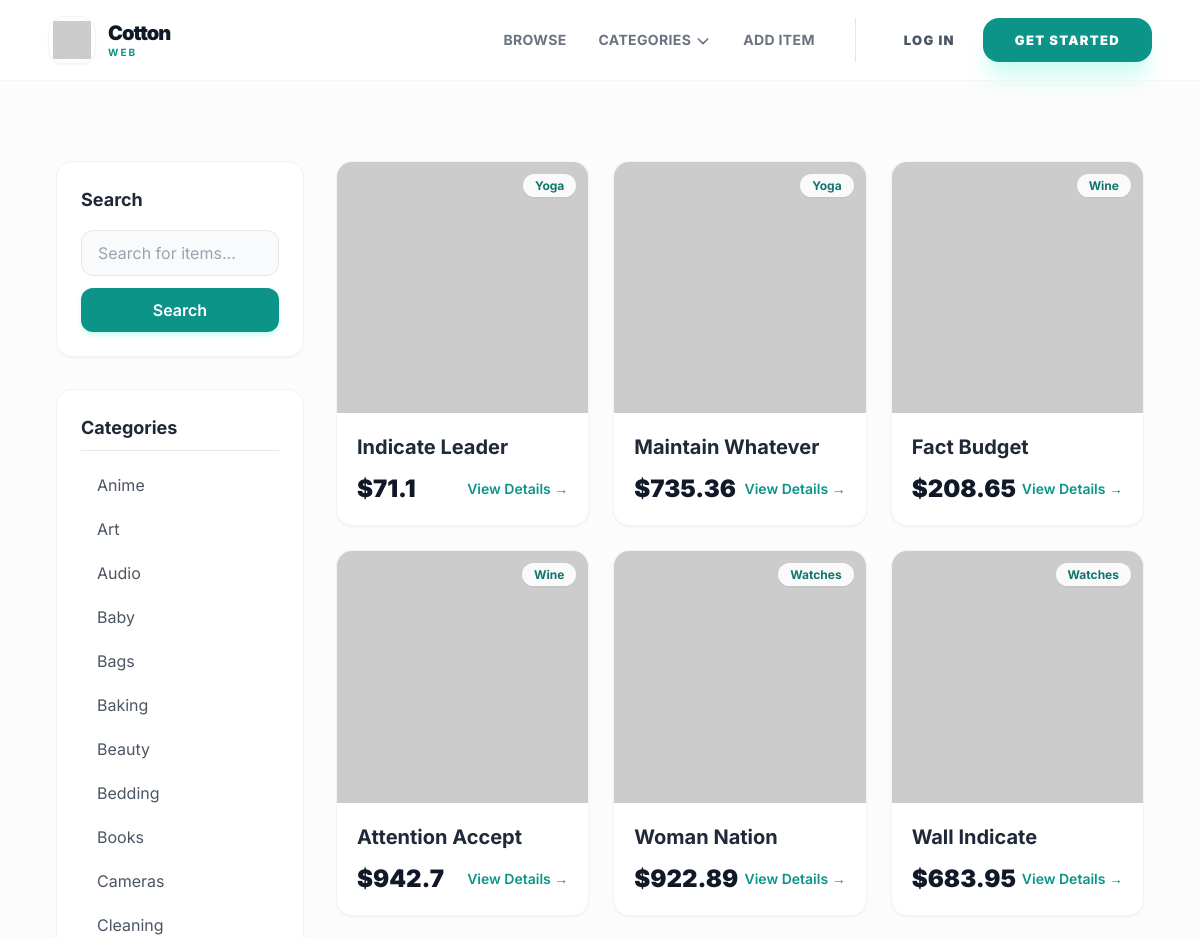
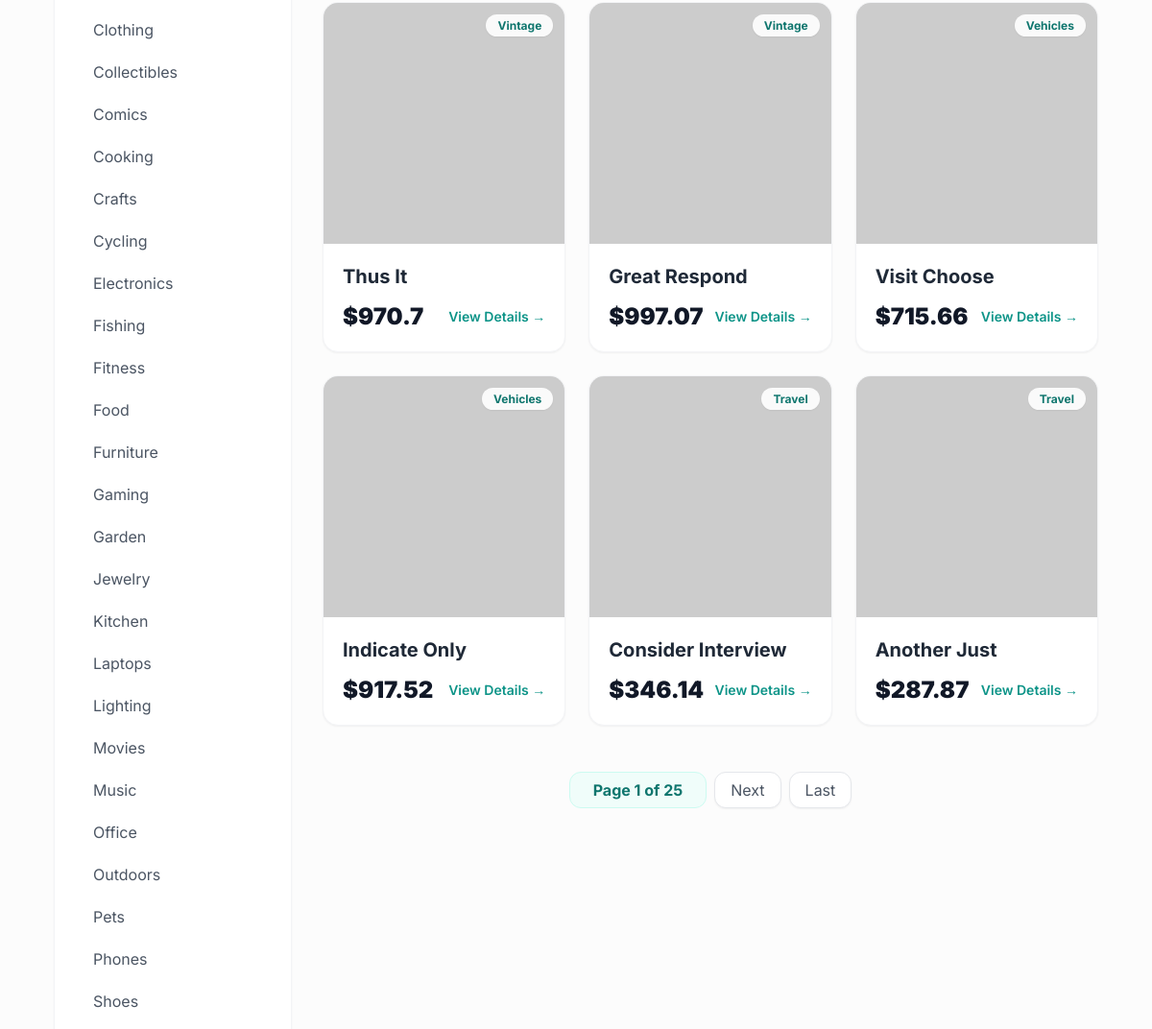
Page /items/ (upper part) on the earlier database version (2 pictures, top to bottom).
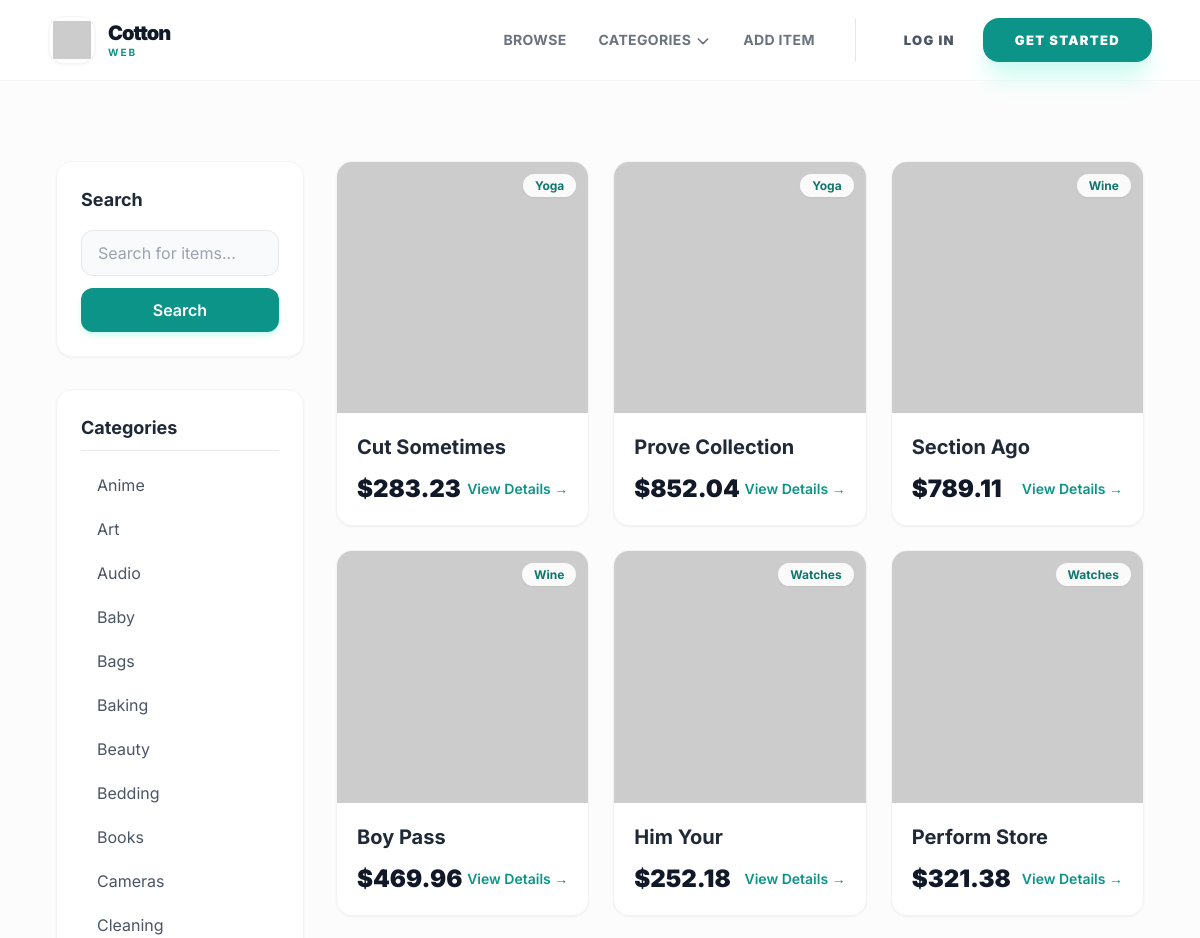
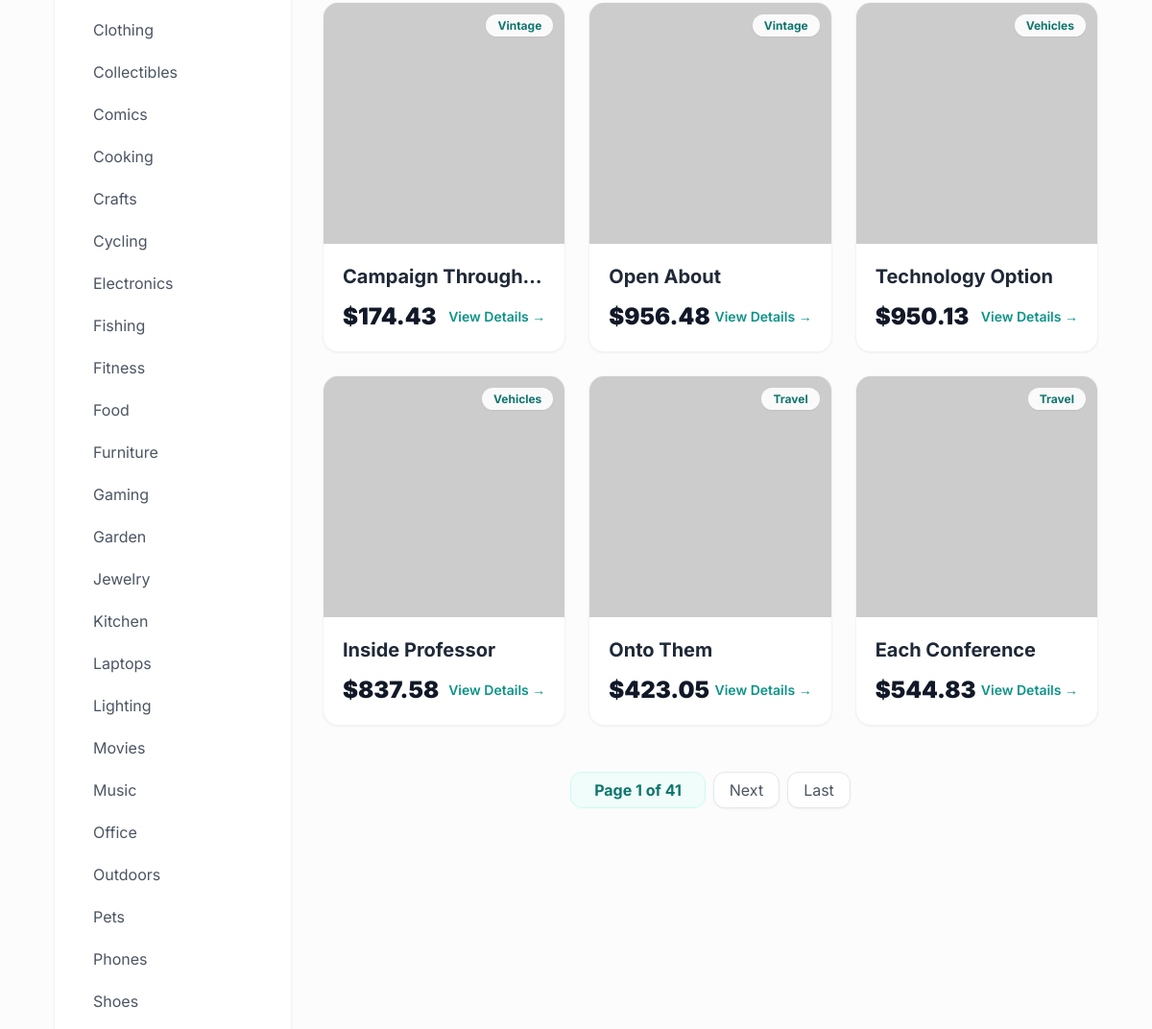
Same page on the later database version (2 pictures, top to bottom).
### item/models.py (models this page shows, shortened)
class Category(models.Model):
    name = models.CharField(max_length=200)
    class Meta:
        verbose_name_plural = 'Categories'
        ordering = ('name',)

class Item(models.Model):
    category = models.ForeignKey(
        Category,
        related_name='items',
        on_delete=models.CASCADE,
    )
    user = models.ForeignKey(
        settings.AUTH_USER_MODEL,
        related_name='items',
        on_delete=models.CASCADE,
    )
    name = models.CharField(max_length=100)
    description = models.TextField(blank=True, null=True)
    price = models.FloatField()
    image = models.ImageField(upload_to='item_images', blank=True, null=True)
    is_sold = models.BooleanField(default=False, db_index=True)
    created_at = models.DateTimeField(auto_now_add=True, db_index=True)

### item/views.py (the view)
# urls.py: path('', views.items, name='items'),
def items(request):
    query = request.GET.get('query', '')
    category_id = request.GET.get('category', 0)
    categories = cache.get_or_set('all_categories', Category.objects.all(), 3600)
    items_list = (
        Item.objects.filter(is_sold=False)
        .select_related('category', 'user')
        .order_by('-created_at')
    )
    if category_id and int(category_id) != 0:
        items_list = items_list.filter(category_id=category_id)
    if query:
        items_list = items_list.filter(
            Q(name__icontains=query) | Q(description__icontains=query)
        )
    paginator = Paginator(items_list, 12)
    page_number = request.GET.get('page')
    page_obj = paginator.get_page(page_number)
    return render(request, 'item/items.html', {
        'items': page_obj,
        'query': query,
        'categories': categories,
        'category_id': int(category_id),
    })

### core/context_processors.py (called while the page is built)
def categories(request):
    return {
        'all_categories': Category.objects.all()
    }

def is_seller(request):
    if request.user.is_authenticated:
        return {
            'is_seller': request.user.user_type == 'Seller'
        }
    return {'is_seller': False}

def notification_count(request):
    if request.user.is_authenticated:
        count = Notification.objects.filter(
            user=request.user,
            is_read=False
        ).count()
        return {'unread_notification_count': count}
    return {'unread_notification_count': 0}

### item/templates/item/items.html (shortened to what the changed rows need)
{% extends "core/base.html" %}
{% block content %}
<div class="max-w-7xl mx-auto px-4 sm:px-6 lg:px-8 py-8">
    <div class="grid grid-cols-1 md:grid-cols-4 gap-8">
        <div class="col-span-1 space-y-8">
            <div class="bg-white p-6 rounded-2xl shadow-sm border border-gray-100">
                <ul class="space-y-2">
                    {% for category in categories %}
                        <li>
                            <a href="{% url 'item:items' %}?query={{ query }}&category={{ category.id }}"
                               class="block py-2 px-4 rounded-lg transition {% if category.id == category_id %}bg-teal-50 text-teal-700 font-bold border-l-4 border-teal-600{% else %}text-gray-600 hover:bg-gray-50 hover:text-teal-600{% endif %}">
                                {{ category.name }}
                            </a>
                        </li>
                    {% endfor %}
                </ul>
            </div>
        </div>
        <div class="col-span-1 md:col-span-3">
            <div class="grid grid-cols-1 sm:grid-cols-2 lg:grid-cols-3 gap-6">
                {% for item in items %}
                    <div class="group bg-white rounded-2xl shadow-sm border border-gray-100 overflow-hidden hover:shadow-xl transition-all duration-300 transform hover:-translate-y-1">
                        <a href="{% url 'item:detail' item.id %}">
                            <div class="aspect-square overflow-hidden relative bg-gray-100">
                                {% if item.image %}
                                    <img src="{{ item.image.url }}"
                                         alt="{{ item.name }}"
                                         loading="lazy"
                                         class="w-full h-full object-cover group-hover:scale-110 transition duration-500">
                                {% else %}
                                    <img src="https://picsum.photos/seed/{{ item.id }}/400/400"
                                         alt="{{ item.name }}"
                                         loading="lazy"
                                         class="w-full h-full object-cover group-hover:scale-110 transition duration-500">
                                {% endif %}
                                <div class="absolute top-3 right-3">
                                    <span class="bg-white/90 backdrop-blur px-3 py-1 rounded-full text-xs font-bold text-teal-700 shadow-sm">
                                        {{ item.category.name }}
                                    </span>
                                </div>
                            </div>
                            <div class="p-5">
                                <h2 class="text-xl font-bold text-gray-800 group-hover:text-teal-600 transition truncate">{{ item.name }}</h2>
                                <div class="mt-3 flex items-center justify-between">
                                    <p class="text-2xl font-black text-gray-900">${{ item.price }}</p>
                                    <span class="text-sm text-teal-600 font-semibold group-hover:underline">View Details →</span>
                                </div>
                            </div>
                        </a>
                    </div>
                {% empty %}
                    <div class="col-span-full py-20 text-center">
                        <p class="text-gray-400 text-xl italic">No items found matching your criteria.</p>
                    </div>
                {% endfor %}
            </div>
            {% if items.has_other_pages %}
            <div class="mt-12 flex justify-center items-center space-x-2">
                <div class="px-6 py-2 bg-teal-50 text-teal-700 font-bold rounded-xl border border-teal-100">
                    Page {{ items.number }} of {{ items.paginator.num_pages }}
                </div>
                {% if items.has_next %}
                    <a href="?page={{ items.next_page_number }}{% if query %}&query={{ query }}{% endif %}{% if category_id %}&category={{ category_id }}{% endif %}"
                       class="px-4 py-2 bg-white border border-gray-200 text-gray-600 rounded-xl hover:bg-teal-600 hover:text-white transition shadow-sm">
                        Next
                    </a>
                    <a href="?page={{ items.paginator.num_pages }}{% if query %}&query={{ query }}{% endif %}{% if category_id %}&category={{ category_id }}{% endif %}"
                       class="px-4 py-2 bg-white border border-gray-200 text-gray-600 rounded-xl hover:bg-teal-600 hover:text-white transition shadow-sm">
                        Last
                    </a>
                {% endif %}
            </div>
            {% endif %}
        </div>
    </div>
</div>
{% endblock content %}

Differences in the rows shown:
no longer on this page (row unchanged): Item: category.name "Yoga", name "Indicate Leader", price "71.1"
no longer on this page (row unchanged): Item: category.name "Yoga", name "Maintain Whatever", price "735.36"
no longer on this page (row unchanged): Item: category.name "Wine", name "Fact Budget", price "208.65"
no longer on this page (row unchanged): Item: category.name "Wine", name "Attention Accept", price "942.7"
no longer on this page (row unchanged): Item: category.name "Watches", name "Woman Nation", price "922.89"
no longer on this page (row unchanged): Item: category.name "Watches", name "Wall Indicate", price "683.95"
no longer on this page (row unchanged): Item: category.name "Vintage", name "Thus It", price "970.7"
no longer on this page (row unchanged): Item: category.name "Vintage", name "Great Respond", price "997.07"
no longer on this page (row unchanged): Item: category.name "Vehicles", name "Visit Choose", price "715.66"
no longer on this page (row unchanged): Item: category.name "Vehicles", name "Indicate Only", price "917.52"
no longer on this page (row unchanged): Item: category.name "Travel", name "Consider Interview", price "346.14"
no longer on this page (row unchanged): Item: category.name "Travel", name "Another Just", price "287.87"
added Item: category.name "Yoga", name "Cut Sometimes", price "283.23"
added Item: category.name "Yoga", name "Prove Collection", price "852.04"
added Item: category.name "Wine", name "Section Ago", price "789.11"
added Item: category.name "Wine", name "Boy Pass", price "469.96"
added Item: category.name "Watches", name "Him Your", price "252.18"
added Item: category.name "Watches", name "Perform Store", price "321.38"
added Item: category.name "Vintage", name "Campaign Through…", price "174.43"
added Item: category.name "Vintage", name "Open About", price "956.48"
added Item: category.name "Vehicles", name "Technology Option", price "950.13"
added Item: category.name "Vehicles", name "Inside Professor", price "837.58"
added Item: category.name "Travel", name "Onto Them", price "423.05"
added Item: category.name "Travel", name "Each Conference", price "544.83"
Other differences:
{{ items.paginator.num_pages }}: "25" → "41"
